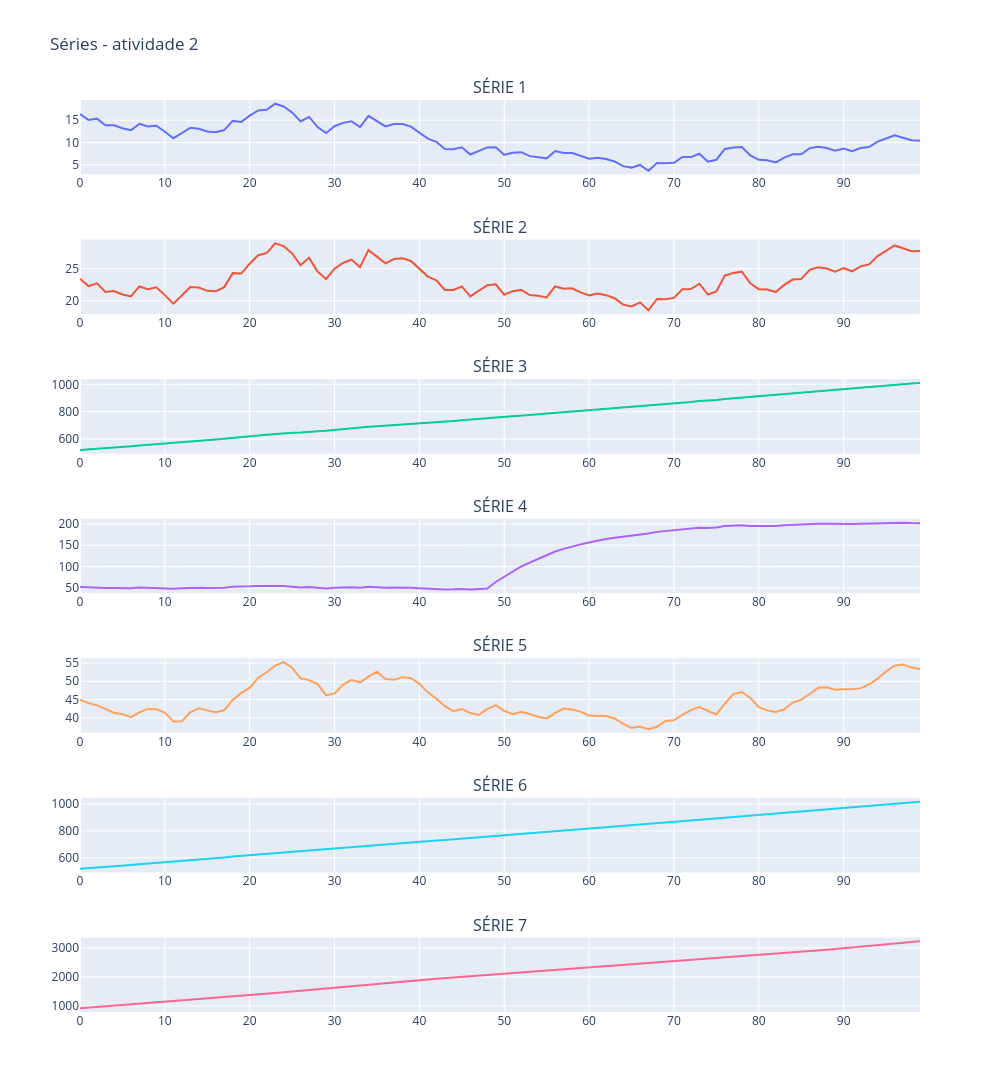

Notebook source saved alongside this figure:
### Code cell
import plotly.graph_objects as go
from plotly.subplots import make_subplots

# Criando a figura com subplots
fig = make_subplots(rows=7, cols=1, subplot_titles=('SÉRIE 1', 'SÉRIE 2', 'SÉRIE 3', 'SÉRIE 4','SÉRIE 5','SÉRIE 6','SÉRIE 7'))

# Adicionando as séries temporais aos subplots
fig.add_trace(go.Scatter(x=series.index, y=series['ss1'], name='Série 1'), row=1, col=1)
fig.add_trace(go.Scatter(x=series.index, y=series['ss2'], name='Série 2'), row=2, col=1)
fig.add_trace(go.Scatter(x=series.index, y=series['ss3'], name='Série 3'), row=3, col=1)
fig.add_trace(go.Scatter(x=series.index, y=series['ss4'], name='Série 4'), row=4, col=1)
fig.add_trace(go.Scatter(x=series.index, y=series['ss5'], name='Série 5'), row=5, col=1)
fig.add_trace(go.Scatter(x=series.index, y=series['ss6'], name='Série 6'), row=6, col=1)
fig.add_trace(go.Scatter(x=series.index, y=series['ss7'], name='Série 7'), row=7, col=1)

# Atualizando o layout da figura
fig.update_layout(height=1300, width=1000, title_text="Séries - atividade 2", showlegend=False)

# Exibindo a figura
fig.show()
